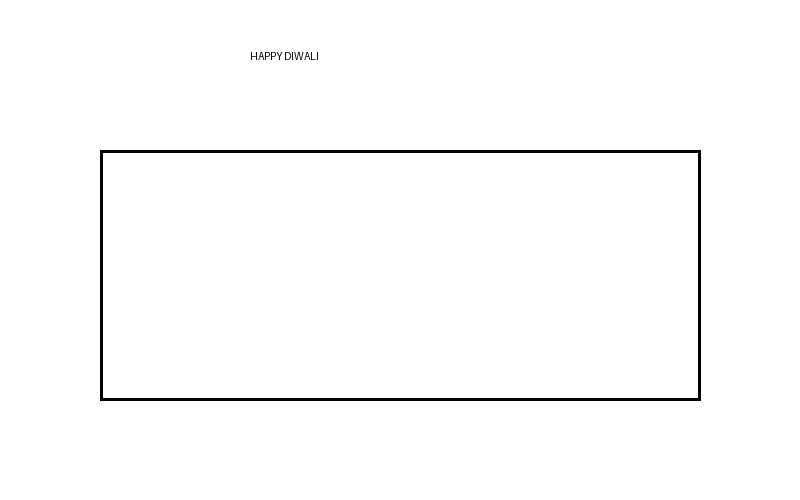

Python code for this plot:
from PIL import Image, ImageDraw

img = Image.new("RGB", (800, 500), "white")

draw = ImageDraw.Draw(img)

draw.text((250, 50), "HAPPY DIWALI", fill="black")
draw.rectangle((100, 150, 700, 400), outline="black", width=3)

img.save("festival_poster.png")

print("Festival poster created successfully!")
